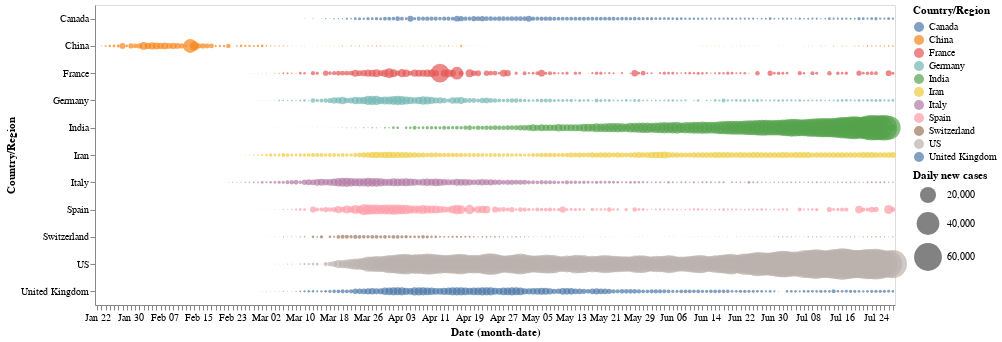

The notebook cell this image was saved under:
### Code cell
alt.Chart(selected_countries).mark_circle().encode(
    x='monthdate(Date):O',
    y='Country/Region',
    color='Country/Region',
    size=alt.Size('New cases:Q',
        scale=alt.Scale(range=[0, 1000]),
        legend=alt.Legend(title='Daily new cases')
    ) 
).properties(
    width=800,
    height=300
)

### Figure 1 — Vega-Lite specification as saved in the notebook (floating-point values rounded to 4 significant figures; data arrays with more than 128 entries replaced by an {"elided": "..."} marker saying what was removed)
{"config": {"view": {"continuousWidth": 400, "continuousHeight": 300}}, "data": {"name": "data-1a1023d9d3507c908f9fd4b2b5e241e6"}, "mark": "circle", "encoding": {"color": {"type": "nominal", "field": "Country/Region"}, "size": {"type": "quantitative", "field": "New cases", "legend": {"title": "Daily new cases"}, "scale": {"range": [0, 1000]}}, "x": {"type": "ordinal", "field": "Date", "timeUnit": "monthdate"}, "y": {"type": "nominal", "field": "Country/Region"}}, "height": 300, "width": 800, "$schema": "https://vega.github.io/schema/vega-lite/v4.8.1.json", "datasets": {"data-1a1023d9d3507c908f9fd4b2b5e241e6": {"elided": "2079 records"}}}
